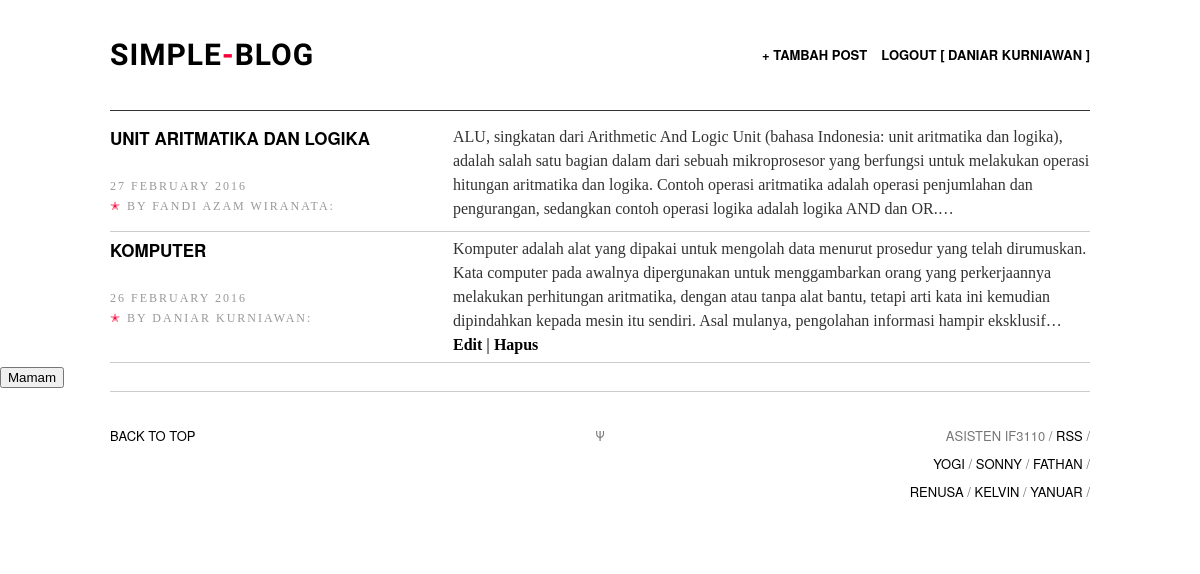
Screenshot of /index.php (signed in) with the database file from the repository.
### tables this page shows
CREATE TABLE `post` (
  `Post_Id` int(100) NOT NULL,
  `Creator_Id` int(11) NOT NULL,
  `Title` varchar(100) NOT NULL,
  `Date` datetime NOT NULL,
  `Contents` text NOT NULL,
  `Image` varchar(255) DEFAULT NULL
);

CREATE TABLE `user` (
  `User_Id` int(11) NOT NULL,
  `Nama` varchar(25) NOT NULL,
  `Email` varchar(25) NOT NULL,
  `Password` varchar(25) NOT NULL,
  `base2` int(11) DEFAULT '0',
  `random` int(11) DEFAULT '0',
  `shared_key` int(11) DEFAULT '0',
  `Identifier` varchar(255) DEFAULT '0',
  `Token` varchar(256) NOT NULL
);

### posthandling.php (called while the page is built, shortened)
<?php
if (isset($_SESSION["isLogin"])){
	function getpost($con)
	{	$sql = "SELECT user.Nama , post.* FROM post INNER join user ON post.Creator_Id = user.User_Id ORDER BY Date DESC";
		$result = mysqli_query($con,$sql);
		return $result;
	}
}else{
    header("Location: login.php");
}
 ?>

### mainviewer.php (the view, shortened to what this page needs)
<?php
	include 'posthandling.php';
	function phpsqlconnection ()
	{
	    $con=mysqli_connect("mysql:3306","root","dev","simpleblog");
	    return $con;
	}
	function artlistitem ()
	{
		$connection = phpsqlconnection();
		$getpostresult = getpost($connection);
		while($row = mysqli_fetch_array($getpostresult)) {
		echo
			"<li class=\"art-list-item\">";
		echo
            "<div class=\"art-list-item-title-and-time\">";
		echo
			"<h2 class=\"art-list-title\"><a href=\"post.php?postid=".htmlspecialchars($row['Post_Id'], ENT_QUOTES, 'UTF-8')."\">".htmlspecialchars($row['Title'], ENT_QUOTES, 'UTF-8')."</a></h2>";
		$time = strtotime(htmlspecialchars($row['Date'], ENT_QUOTES, 'UTF-8'));
		$time = date('j F Y',$time);
		echo
			"<div class=\"art-list-time\">".$time."</div>
            <div class=\"art-list-time\"><span style=\"color:#F40034;\">&#10029;</span> By ".$row['Nama'].":</div>";
			if (str_word_count(htmlspecialchars($row['Contents'], ENT_QUOTES, 'UTF-8'))>47)
			{
				echo
	            "</div>
	            <p>".htmlspecialchars(implode(' ', array_slice(explode(' ',$row['Contents']), 0, 47)), ENT_QUOTES, 'UTF-8')."&hellip;</p>";
	            if($row['Nama']==$_SESSION['myNama']){
		           echo
		            "<p>
		              <b> <a href=\"edit_post.php?postid=".htmlspecialchars($row['Post_Id'], ENT_QUOTES, 'UTF-8')."\">Edit</a> | <a href=\"javascript:void(0)\" onclick=\"validatedelete".htmlspecialchars($row['Post_Id'], ENT_QUOTES, 'UTF-8')."()\">Hapus</a> </b>
		            </p>";
	        	}
	        echo
	        "</li>";
			}
    	}
	}
 ?>

### assets/css/screen.css (style rules this page uses)
html, body, div, span, object, iframe, h1, h2, h3, h4, h5, h6, p, blockquote, pre, a, address, cite, code, em, img, small, strong, ol, ul, li, fieldset, form, label, legend, table, caption, tbody, tfoot, thead, tr, th, td, article, aside, canvas, embed, figure, figcaption, footer, header, hgroup, menu, nav, section, summary, time, audio, video { margin: 0; padding: 0; border: 0; font-size: 100%; font: inherit; vertical-align: baseline; }
html, body, .wrapper { min-height: 100%; }
html, body { height: 100%; }
body { overflow-x: hidden; font: 17px/28px ff-meta-serif-web-pro, "Georgia", serif; color: #333; background: #fff; }
h1, h2, h3, h4, h5, h6 { font-family: "proxima-nova", "helvetica neue", "helvetica", sans-serif; font-weight: normal; text-transform: uppercase; font-weight: 700; color: #000; text-rendering: optimizeLegibility; }
h2 { font-size: 45px; padding-bottom: 25px; }
p { margin: 0 0 28px 0; }
a { color: #000000 !important; text-decoration: none; -webkit-transition: color .2s ease-in-out; -moz-transition: color .2s ease-in-out; transition: color .2s ease-in-out; }
.art-list-item { padding: 5px 0; list-style: none; overflow: hidden; border-bottom: 1px solid #ccc; }
.art-list-title { font-size: 17px; line-height: 26px; font-weight: 700; }
.art-list-item-title-and-time { float: left; width: 30%; margin-bottom: 10px; }
.art-list-time { font-size: 12px; line-height: 20px; letter-spacing: 2px; text-transform: uppercase; color: #999; }
.art-list-title a { color: #000; }
.art-list-item p { width: 65%; float: left; margin-left: 5%; margin-bottom: 0; font-size: 16px; line-height: 24px; }

### rows the page displays
post: Title "UNIT ARITMATIKA DAN LOGIKA", Date "27 FEBRUARY 2016", Creator_Id.Nama "FANDI AZAM WIRANATA", Contents "ALU, singkatan dari Arithmetic And Logic Unit (bahasa Indonesia: unit aritmatika dan logika), adalah salah satu bagian dalam dari sebuah mikroprosesor yang berfungsi untuk melakukan operasi hitungan aritmatika dan logika. Contoh operasi aritmatika adalah operasi penjumlahan dan pengurangan, sedangkan contoh operasi logika adalah logika AND dan OR."
post: Title "KOMPUTER", Date "26 FEBRUARY 2016", Creator_Id.Nama "DANIAR KURNIAWAN", Contents "Komputer adalah alat yang dipakai untuk mengolah data menurut prosedur yang telah dirumuskan. Kata computer pada awalnya dipergunakan untuk menggambarkan orang yang perkerjaannya melakukan perhitungan aritmatika, dengan atau tanpa alat bantu, tetapi arti kata ini kemudian dipindahkan kepada mesin itu sendiri. Asal mulanya, pengolahan informasi hampir eksklusif"

### other values shown
$_SESSION["myNama"] "DANIAR KURNIAWAN"
